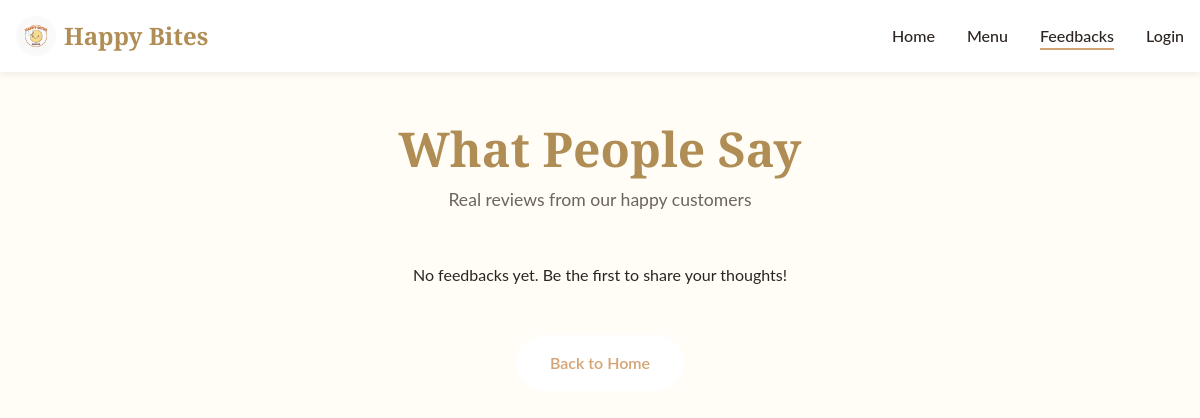
Page /feedbacks on the earlier database version.
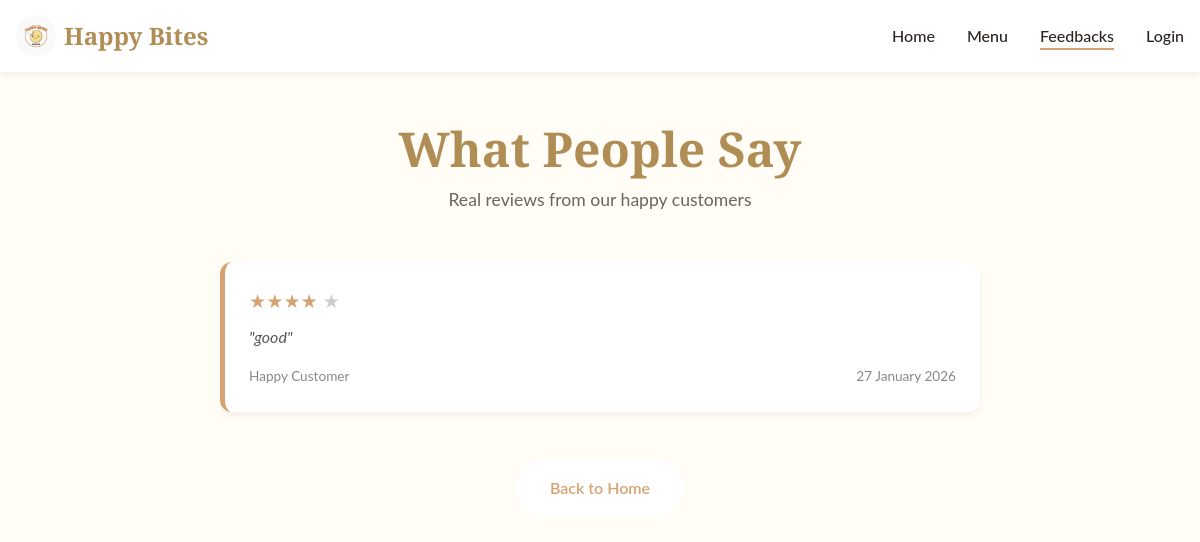
Same page on the later database version.
### app1.py (models this page shows)
class Feedback(db.Model):
    id = db.Column(db.Integer, primary_key=True)
    rating = db.Column(db.Integer, nullable=False)
    message = db.Column(db.Text, nullable=True)
    timestamp = db.Column(db.DateTime, default=datetime.utcnow)

### app1.py (the view)
@app.route('/feedbacks')
def all_feedbacks():
    feedbacks = Feedback.query.order_by(Feedback.timestamp.desc()).all()
    return render_template('feedbacks.html', feedbacks=feedbacks)

### app1.py (called while the page is built)
@app.context_processor
def inject_settings():
    settings = StoreSettings.query.first()
    if not settings:
        settings = StoreSettings()
        db.session.add(settings)
        db.session.commit()
    return dict(store_settings=settings)

### templates/feedbacks.html (shortened to what this page needs)
<!DOCTYPE html>
<html lang="en">
<head>
    <link rel="stylesheet" href="/static/style.css">
</head>
<body>
    <nav class="navbar scrolled" id="navbar">
        <div class="container nav-container">
            <a href="/" class="logo">
                <img src="static/assets/images/logo.jpeg" alt="Happy Bites Logo" class="logo-img">
                <span class="logo-text">Happy Bites</span>
            </a>
            <ul class="nav-links">
                <li><a href="/" class="nav-link">Home</a></li>
                <li><a href="/menu" class="nav-link">Menu</a></li>
                <li><a href="/feedbacks" class="nav-link active">Feedbacks</a></li>
                {% if session.user_logged_in %}
                <li><a href="/my_orders" class="nav-link">My Orders</a></li>
                <li><a href="/logout" class="nav-link">Logout</a></li>
                {% else %}
                <li><a href="/login" class="nav-link">Login</a></li>
                {% endif %}
            </ul>
        </div>
    </nav>
    <div class="feedback-container">
        <h1 class="section-title text-center">What People Say</h1>
        <p class="section-desc text-center" style="margin-bottom: 3rem;">Real reviews from our happy customers</p>
        {% if feedbacks %}
        {% for f in feedbacks %}
        <div class="feedback-card">
            <div class="rating">
                {% for i in range(f.rating) %}★{% endfor %}
                {% for i in range(5 - f.rating) %}<span style="color: #ccc;">★</span>{% endfor %}
            </div>
            <p style="font-style: italic; color: #555; margin-bottom: 1rem;">"{{ f.message }}"</p>
            <div
                style="display: flex; justify-content: space-between; align-items: center; font-size: 0.85rem; color: #888;">
                <span>Happy Customer</span>
                <span>{{ f.timestamp.strftime('%d %B %Y') }}</span>
            </div>
        </div>
        {% endfor %}
        {% else %}
        <p class="text-center">No feedbacks yet. Be the first to share your thoughts!</p>
        {% endif %}
        <div class="text-center" style="margin-top: 3rem;">
            <a href="/" class="btn btn-secondary">Back to Home</a>
        </div>
    </div>
</body>
</html>

### static/style.css (style rules this page uses)
:root { --primary: #D4A373; --primary-dark: #b08d55; --secondary: #FEFAE0; --accent: #FAEDCD; --text-dark: #2c2420; --text-light: #6d645f; --white: #ffffff; --light-bg: #FFFDF5; --gradient-hero: linear-gradient(135deg, rgba(0, 0, 0, 0.4) 0%, rgba(0, 0, 0, 0.1) 100%); --gradient-gold: linear-gradient(45deg, #D4A373, #FAEDCD); --font-heading: 'Playfair Display', serif; --font-body: 'Lato', sans-serif; --container-width: 1200px; --spacing-xs: 0.5rem; --spacing-sm: 1rem; --spacing-md: 2rem; --spacing-lg: 4rem; --shadow-sm: 0 4px 6px rgba(0, 0, 0, 0.05); --shadow-md: 0 10px 15px rgba(0, 0, 0, 0.1); --shadow-lg: 0 20px 25px rgba(0, 0, 0, 0.15); --radius: 12px; --transition: all 0.3s cubic-bezier(0.4, 0, 0.2, 1); }
*, *::before, *::after { margin: 0; padding: 0; box-sizing: border-box; }
html { scroll-behavior: smooth; font-size: 16px; }
body { font-family: var(--font-body), system-ui, sans-serif; background-color: var(--light-bg); color: var(--text-dark); line-height: 1.6; overflow-x: hidden; }
h1, h2, h3, h4 { font-family: var(--font-heading); font-weight: 700; line-height: 1.2; }
a { text-decoration: none; color: inherit; transition: var(--transition); }
ul { list-style: none; }
img { max-width: 100%; display: block; }
.container { max-width: var(--container-width); margin: 0 auto; padding: 0 var(--spacing-sm); }
.text-center { text-align: center; }
.btn { display: inline-block; padding: 0.8rem 2rem; border-radius: 50px; font-weight: 600; font-size: 1rem; cursor: pointer; transition: var(--transition); border: 2px solid transparent; }
.btn-secondary { background-color: var(--white); color: var(--primary); }
.navbar { position: fixed; top: 0; left: 0; width: 100%; z-index: 1000; padding: 1.5rem 0; transition: var(--transition); background: transparent; }
.navbar.scrolled { background: rgba(255, 255, 255, 0.95); backdrop-filter: blur(10px); box-shadow: var(--shadow-sm); padding: 1rem 0; }
.nav-container { display: flex; justify-content: space-between; align-items: center; }
.logo { display: flex; align-items: center; gap: 0.5rem; font-family: var(--font-heading); font-size: 1.5rem; font-weight: 700; color: var(--primary); }
.navbar.scrolled .logo { color: var(--primary-dark); }
.logo-img { height: 40px; width: 40px; border-radius: 50%; object-fit: cover; }
.nav-links { display: flex; gap: 2rem; }
.nav-link { font-size: 1rem; font-weight: 500; position: relative; color: var(--white); }
.navbar.scrolled .nav-link { color: var(--text-dark); }
.nav-link::after { content: ''; position: absolute; bottom: -5px; left: 0; width: 0%; height: 2px; background-color: var(--primary); transition: width 0.3s ease; }
.nav-link:hover::after, .nav-link.active::after { width: 100%; }
.section-title { font-size: 3rem; margin-bottom: 0.5rem; color: var(--primary-dark); }
.section-desc { color: var(--text-light); font-size: 1.1rem; }

### templates/feedbacks.html (style rules this page uses)
.feedback-container { padding: 120px 20px 60px; max-width: 800px; margin: 0 auto; }
.feedback-card { background: white; padding: 1.5rem; border-radius: var(--radius); box-shadow: var(--shadow-sm); margin-bottom: 2rem; border-left: 5px solid var(--primary); }
.rating { color: var(--primary); font-size: 1.2rem; margin-bottom: 0.5rem; }

Differences in the rows shown:
added Feedback: rating 4 (drawn), message "good", timestamp "27 January 2026"
Other differences:
text no longer shown: "No feedbacks yet. Be the first to share your thoughts!"
